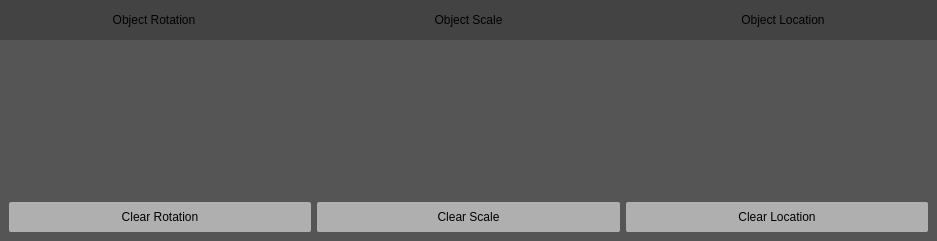
<?xml version="1.0" encoding="UTF-8"?>
<ui version="4.0">
 <class>TransformSliders</class>
 <widget class="QWidget" name="TransformSliders">
  <property name="geometry">
   <rect>
    <x>0</x>
    <y>0</y>
    <width>937</width>
    <height>241</height>
   </rect>
  </property>
  <property name="sizePolicy">
   <sizepolicy hsizetype="Fixed" vsizetype="Fixed">
    <horstretch>0</horstretch>
    <verstretch>0</verstretch>
   </sizepolicy>
  </property>
  <property name="minimumSize">
   <size>
    <width>937</width>
    <height>241</height>
   </size>
  </property>
  <property name="maximumSize">
   <size>
    <width>937</width>
    <height>241</height>
   </size>
  </property>
  <property name="windowTitle">
   <string>Form</string>
  </property>
  <layout class="QVBoxLayout" name="verticalLayout_5">
   <property name="spacing">
    <number>0</number>
   </property>
   <property name="leftMargin">
    <number>0</number>
   </property>
   <property name="topMargin">
    <number>0</number>
   </property>
   <property name="rightMargin">
    <number>0</number>
   </property>
   <property name="bottomMargin">
    <number>0</number>
   </property>
   <item>
    <widget class="QWidget" name="widget" native="true">
     <property name="sizePolicy">
      <sizepolicy hsizetype="Preferred" vsizetype="Fixed">
       <horstretch>0</horstretch>
       <verstretch>0</verstretch>
      </sizepolicy>
     </property>
     <property name="minimumSize">
      <size>
       <width>0</width>
       <height>40</height>
      </size>
     </property>
     <property name="styleSheet">
      <string notr="true">background-color: rgb(67, 67, 67);</string>
     </property>
     <layout class="QGridLayout" name="gridLayout">
      <property name="leftMargin">
       <number>0</number>
      </property>
      <property name="topMargin">
       <number>0</number>
      </property>
      <property name="rightMargin">
       <number>0</number>
      </property>
      <property name="bottomMargin">
       <number>0</number>
      </property>
      <item row="0" column="0">
       <layout class="QHBoxLayout" name="horizontalLayout">
        <item>
         <widget class="QLabel" name="label_3">
          <property name="text">
           <string>Object Rotation</string>
          </property>
          <property name="alignment">
           <set>Qt::AlignCenter</set>
          </property>
         </widget>
        </item>
        <item>
         <widget class="QLabel" name="label_2">
          <property name="text">
           <string>Object Scale</string>
          </property>
          <property name="alignment">
           <set>Qt::AlignCenter</set>
          </property>
         </widget>
        </item>
        <item>
         <widget class="QLabel" name="label">
          <property name="text">
           <string>Object Location</string>
          </property>
          <property name="alignment">
           <set>Qt::AlignCenter</set>
          </property>
         </widget>
        </item>
       </layout>
      </item>
     </layout>
    </widget>
   </item>
   <item>
    <widget class="QWidget" name="widget_2" native="true">
     <property name="styleSheet">
      <string notr="true">
background-color: rgb(85, 85, 85);
</string>
     </property>
     <layout class="QHBoxLayout" name="horizontalLayout_2">
      <item>
       <layout class="QVBoxLayout" name="verticalLayout_2">
        <item>
         <widget class="LCDSlider" name="xRot" native="true"/>
        </item>
        <item>
         <widget class="LCDSlider" name="yRot" native="true"/>
        </item>
        <item>
         <widget class="LCDSlider" name="zRot" native="true"/>
        </item>
        <item>
         <widget class="QPushButton" name="clearRot">
          <property name="minimumSize">
           <size>
            <width>0</width>
            <height>30</height>
           </size>
          </property>
          <property name="styleSheet">
           <string notr="true">QPushButton
{
background-color: rgb(175, 175, 175);
border-style: inset;
border-radius: 2px;
text-decoration: none;
color: rgb(0, 0, 0);
}
QPushButton:hover
{
background-color: rgb(235, 235, 235);
border-style: inset;
}
</string>
          </property>
          <property name="text">
           <string>Clear Rotation</string>
          </property>
         </widget>
        </item>
       </layout>
      </item>
      <item>
       <layout class="QVBoxLayout" name="verticalLayout_3">
        <item>
         <widget class="LCDSlider" name="xScale" native="true"/>
        </item>
        <item>
         <widget class="LCDSlider" name="yScale" native="true"/>
        </item>
        <item>
         <widget class="LCDSlider" name="zScale" native="true"/>
        </item>
        <item>
         <widget class="QPushButton" name="clearScale">
          <property name="minimumSize">
           <size>
            <width>0</width>
            <height>30</height>
           </size>
          </property>
          <property name="styleSheet">
           <string notr="true">QPushButton
{
background-color: rgb(175, 175, 175);
border-style: inset;
border-radius: 2px;
text-decoration: none;
color: rgb(0, 0, 0);
}
QPushButton:hover
{
background-color: rgb(235, 235, 235);
border-style: inset;
}
</string>
          </property>
          <property name="text">
           <string>Clear Scale</string>
          </property>
         </widget>
        </item>
       </layout>
      </item>
      <item>
       <layout class="QVBoxLayout" name="verticalLayout_4">
        <item>
         <widget class="LCDSlider" name="xPos" native="true"/>
        </item>
        <item>
         <widget class="LCDSlider" name="yPos" native="true"/>
        </item>
        <item>
         <widget class="LCDSlider" name="zPos" native="true"/>
        </item>
        <item>
         <widget class="QPushButton" name="clearPos">
          <property name="minimumSize">
           <size>
            <width>0</width>
            <height>30</height>
           </size>
          </property>
          <property name="styleSheet">
           <string notr="true">QPushButton
{
background-color: rgb(175, 175, 175);
border-style: inset;
border-radius: 2px;
text-decoration: none;
color: rgb(0, 0, 0);
}
QPushButton:hover
{
background-color: rgb(235, 235, 235);
border-style: inset;
}
</string>
          </property>
          <property name="text">
           <string>Clear Location</string>
          </property>
         </widget>
        </item>
       </layout>
      </item>
     </layout>
    </widget>
   </item>
  </layout>
 </widget>
 <customwidgets>
  <customwidget>
   <class>LCDSlider</class>
   <extends>QWidget</extends>
   <header>src/lcdslider.h</header>
   <container>1</container>
  </customwidget>
 </customwidgets>
 <resources/>
 <connections/>
</ui>
